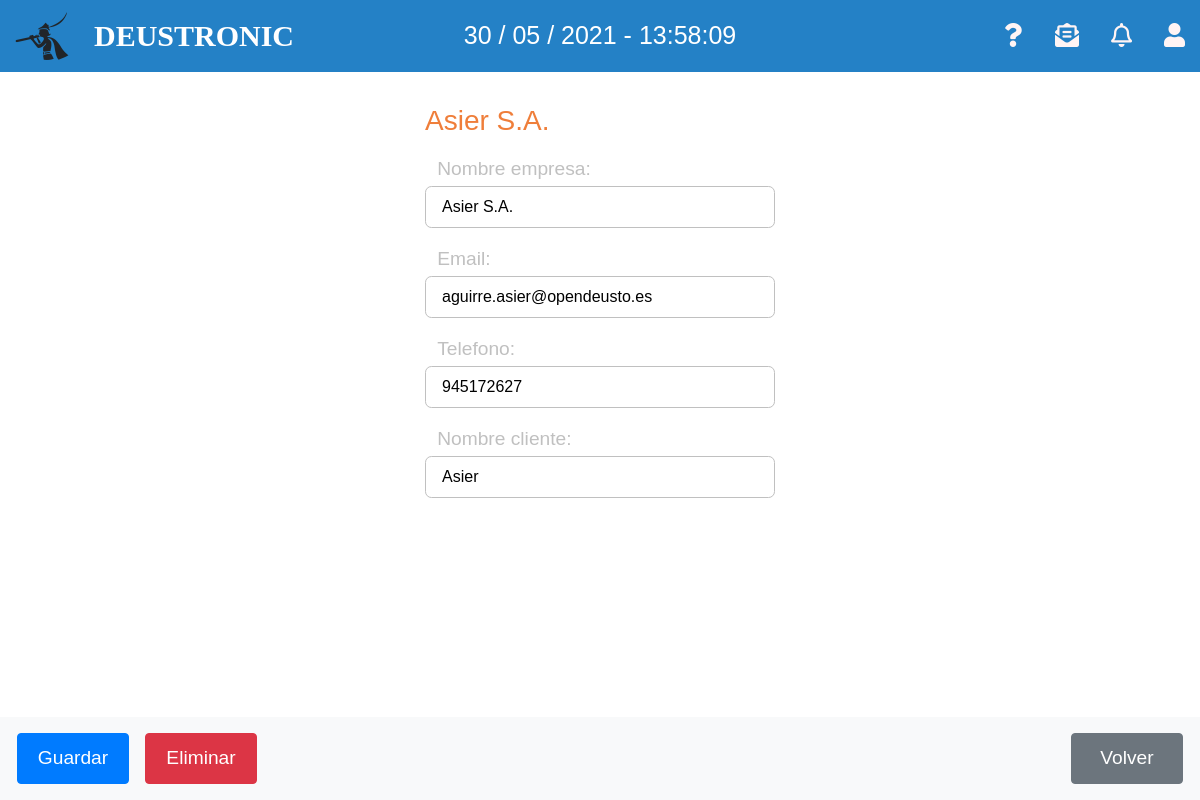
The app's page /appEntrega/clientes/2/editar/ with its own data.
### appEntrega/models.py (models this page shows, shortened)
class Cliente(models.Model):
    cif = models.CharField(max_length=12, primary_key=True)
    nombre_empresa = models.CharField(max_length=40)
    email = models.EmailField(max_length=254)
    telefono = models.IntegerField(unique=True)
    nombre_cliente = models.CharField(max_length=20)

### appEntrega/views.py (the view)
# urls.py: path('clientes/<str:pk>/editar/', UpdateClienteView.as_view(), name='editar_cliente'),
class UpdateClienteView(UpdateView):
    model = Cliente  # model en el que se basa
    template_name = 'updateCliente.html'  # html que utiliza
    fields = ['nombre_empresa', 'email', 'telefono', 'nombre_cliente']  # campos editables
    success_url = reverse_lazy('listaCliente')  # URL a la que redirecciona

### appEntrega/templates/updateCliente.html (shortened to what this page needs)
{% extends 'detalleCliente.html' %}
{% block updateCliente %}
<form action="" id="updateCliente" method="POST">{% csrf_token %}
    {% for field in form %}
    <div class="formulario__grupo mt-3 focus fixed mb-5">
        <div class="formulario__grupo-label d-flex">
            <label for="referencia" class="formulario__label">
                <span class="formulario__span">{{ field.label_tag }}</span>
                <div class="formulario__grupo-input">
                    {{field}}
                </div>
            </label>
        </div>
    </div>
    {% endfor %}
</form>
<div class="m-footer"></div>
{% endblock %}

### appEntrega/templates/detalleCliente.html (shortened to what this page needs)
{% extends 'base.html' %}
{% block content %}
<div class="contenedor my-3 row justify-content-around">
	<div class="producto col-4">
		<h3 class="orange-color mt-3 mb-5">{{cliente.nombre_empresa}}</h3>
		{% if cliente %}
		{% block updateCliente %}
		{% endblock %}
		{% else %}
		<p>No hay clientes</p>
		{% endif %}
	</div>
</div>
<nav class="p-2 px-4 mt-5 navbar-light bg-light fixed-bottom z-2 m-footer">
	<div class="row justify-content-between">
		<div class="d-flex">
			<div class="form-inline ml-auto">
				<button type="submit" form="updateCliente" value="Update" class="btn boton-nav btn-primary m-2">Guardar
				</button>
			</div>
			<div class="form-inline ml-auto">
				<button type="button" class="btn boton-nav btn-danger m-2" data-toggle="modal"
					data-target="#delete-modal"
					onclick="location.href='http://127.0.0.1:8000/appEntrega/clientes/{{cliente.pk}}/delete/'">Eliminar
				</button>
			</div>
		</div>
		<div class="form-inline ml-auto">
			<button onclick="location.href='http://127.0.0.1:8000/appEntrega/clientes'"
				class="btn boton-nav btn-secondary m-2" type="button">Volver</button>
		</div>
	</div>
</nav>
{% endblock %}

### appEntrega/static/style/styles.css (style rules this page uses)
.orange-color, .orange-color:hover { color: rgb(239, 126, 58) !important; font-weight: 100 !important; }
* { font-family: 'FiraSans-Regular', sans-serif; }
html { overflow-x: hidden; overflow-y: overlay; }
html, body { height: 100%; }
body { margin: 0; }
.contenedor { width: 95%; margin: 0 auto; overflow: hidden; }

### appEntrega/static/style/productos.css (style rules this page uses)
.boton-nav { width: 7rem; height: 3.2rem !important; color: white !important; font-weight: 400; font-size: 1.2rem; text-decoration: none; outline-style: none; }

### appEntrega/static/style/forms.css (style rules this page uses)
.formulario__grupo .formulario__input, .formulario__grupo .formulario__span { font: 16px 16px "Poppins", sans-serif; font-weight: 300; padding: 0; }
input, select, textarea { border: none !important; background-color: transparent !important; outline: none !important; display: block !important; width: 100% !important; }
.formulario__label { padding: 0.5rem 1rem; display: block; width: 100%; margin: 0 auto; border: 0.1rem solid silver; border-radius: 0.4rem; position: relative; box-sizing: border-box; transition: 0.25s; }
.formulario__span { color: silver; position: absolute; top: 0.8rem; left: 1rem; transition: 0.25s; }
.focus .formulario__label { border-color: #1a73e8; }
.focus .formulario__span { color: #1a73e8; left: 0.2rem; top: -2rem; font-size: 1.2rem; padding: 0 0.5rem; }
.formulario__grupo-input { position: relative; }
.formulario__grupo-input input { border: none; background-color: transparent; outline: none; display: block; width: 100%; }
.focus.fixed .formulario__label { border-color: silver; }
.focus.fixed .formulario__span { color: silver; }
.m-footer { padding-bottom: 3rem; }
.focus { color: #1a73e8; }

### appEntrega/static/style/modal.css (style rules this page uses)
:root { --lightgray: #efefef; --blue: steelblue; --white: #fff; --black: rgba(0, 0, 0, 0.92); }
* { padding: 0; margin: 0; }
.z-2 { z-index: 2; }

### appEntrega/static/style/settings.css (style rules this page uses)
:root { --font-size: 1; }
body { font-size: calc(var(--font-size) * 1em); }

### records on screen
Cliente: nombre_empresa "Asier S.A.", form "Asier S.A." "aguirre.asier@opendeusto.es" "945172627" "Asier"

### other values on screen
{{ field.label_tag }} "Nombre empresa:" "Email:" "Telefono:" "Nombre cliente:"
